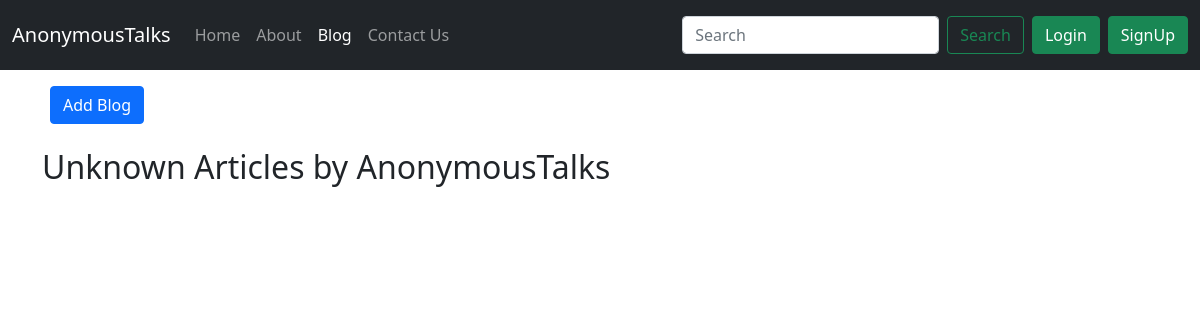
The page /blog/ on the database as committed earlier.
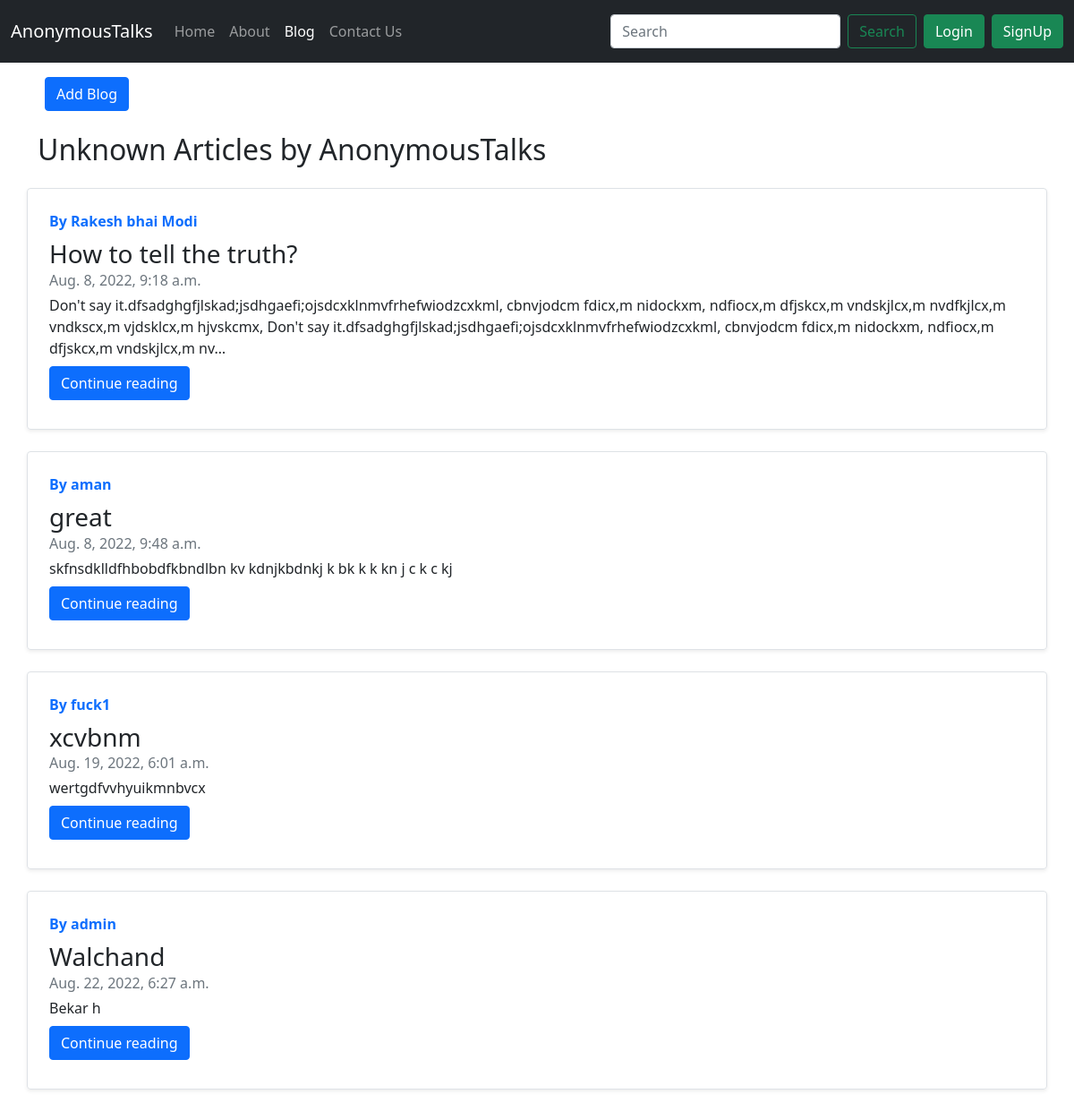
The same page on the database as committed later.
### blog_app/models.py (models this page shows, shortened)
class Post(models.Model):
    sno = models.AutoField(primary_key=True)
    title = models.CharField(max_length=255)
    author = models.CharField(max_length=50)
    slug = models.CharField(max_length=256)
    timestamp = models.DateTimeField(default=now)
    content = models.TextField()

### blog_app/views.py (the view)
# urls.py: 2. Add a URL to urlpatterns:  path('blog/', include('blog.urls'))
def blog(request):
    allpost = Post.objects.all()
    context = {'allPosts': allpost}
    return render(request, "blog/bloghome.html", context)

### templates/blog/bloghome.html (shortened to what this page needs)
{% extends 'base.html' %}
{% block blogactive %}active{% endblock blogactive %}
{% block body %}
<div class="container">
    <div class="my-2">
        <button type="button" class="btn btn-primary m-2" data-toggle="modal" data-target="#loginModal">
            Add Blog
            </button>
    </div>
</div>
<div class="container my-3">
    <h2>Unknown Articles by AnonymousTalks</h2>
    {% for post in allPosts %}
    <div class="row no-gutters border rounded overflow-hidden flex-md-row mb-4 shadow-sm h-md-250 my-4 position-relative">
        <div class="col p-4 d-flex flex-column position-static">
            <strong class="d-inline-block mb-2 text-primary">By {{post.author}}</strong>
            <h3 class="mb-0">{{post.title}}</h3>
            <div class="mb-1 text-muted">{{post.timestamp}}</div>
            <p class="card-text mb-auto">{{post.content | truncatechars:300}}</p>
            <div class="my-2">
            	<a href="/blog/{{post.slug}}" role="button" class="btn btn-primary">Continue reading</a>
            </div>
        </div>
    </div>
    {% endfor %}
    </div>
{% endblock body %}

### templates/base.html (shortened to what this page needs)
<!DOCTYPE html>
<html lang="en">
  <head>
    <link
      href="https://cdn.jsdelivr.net/npm/bootstrap@5.0.2/dist/css/bootstrap.min.css"
      rel="stylesheet"
    />
  </head>
  <body>
      <nav class="navbar navbar-expand-lg navbar-dark bg-dark">
        <div class="container-fluid">
          <a class="navbar-brand" href="#">AnonymousTalks</a>
          <div class="collapse navbar-collapse" id="navbarSupportedContent">
            <ul class="navbar-nav me-auto mb-2 mb-lg-0">
              <li class="nav-item">
                <a
                  class="nav-link {% block homeactive %}{% endblock homeactive %}"
                  href="/">Home</a>
              </li>
              <li class="nav-item">
                <a
                  class="nav-link {% block aboutactive %}{% endblock aboutactive %}"
                  href="/about"
                  >About</a
                >
              </li>
              <li class="nav-item">
                <a
                  class="nav-link {% block blogactive %}{% endblock blogactive %}"
                  href="/blog"
                  >Blog</a>
              </li>
              <li class="nav-item">
                <a
                  class="nav-link {% block contactactive %}{% endblock contactactive %}"
                  href="/contact"
                  >Contact Us</a
                >
              </li>
            </ul>
            <form action="/search" method="get" class="d-flex">
              <input
                class="form-control me-2"
                type="search"
                placeholder="Search"
                aria-label="Search"
                name="query"
                id="query"
              />
              <button class="btn btn-outline-success" type="submit">
                Search
              </button>
            </form>
          {% if user.is_authenticated %}
          <ul class="navbar-nav mr-2">
            <li class="nav-item dropdown">
            <a class="nav-link dropdown-toggle" href='#' id="navbarDropdown" role="button" data-toggle="dropdown"> Welcome {{request.user}}</a>
            <div class="dropdown-menu" aria-labelledby="navbarDropdown">
                      <a class="dropdown-item" href="/logout">Logout</a>
                    </div>
                  </li>
                  </ul>
                  {% comment %} </div> {% endcomment %}
          {% else %}
<button type="button" class="btn btn-success m-2" data-toggle="modal" data-target="#loginModal">
  Login
  </button>
  <button type="button" class="btn btn-success mr-2" data-toggle="modal" data-target="#signupModal">
  SignUp
  </button>
  {% endif %}
        </div>
      </nav>
    {% block body %} {% endblock body %}
  </body>
</html>

Rows that differ between the two databases and show on the page:
added Post: author "Rakesh bhai Modi", title "How to tell the truth?", timestamp "Aug. 8, 2022, 9:18 a.m.", content "Don't say it.dfsadghgfjlskad;jsdhgaefi;ojsdcxklnmvfrhefwiodzcxkml, cbnvjodcm fdicx,m nidockxm, ndfiocx,m dfjskcx,m vndskjlcx,m nvdfkjlcx,m vndkscx,m vjdsklcx,m hjvskcmx, Don't say it.dfsadghgfjlskad;jsdhgaefi;ojsdcxklnmvfrhefwiodzcxkml, cbnvjodcm fdicx,m nidockxm, ndfiocx,m dfjskcx,m vndskjlcx,m nv…"
added Post: author "aman", title "great", timestamp "Aug. 8, 2022, 9:48 a.m.", content "skfnsdklldfhbobdfkbndlbn kv kdnjkbdnkj k bk k k kn j c k c kj"
added Post: author "fuck1", title "xcvbnm", timestamp "Aug. 19, 2022, 6:01 a.m.", content "wertgdfvvhyuikmnbvcx"
added Post: author "admin", title "Walchand", timestamp "Aug. 22, 2022, 6:27 a.m.", content "Bekar h"
